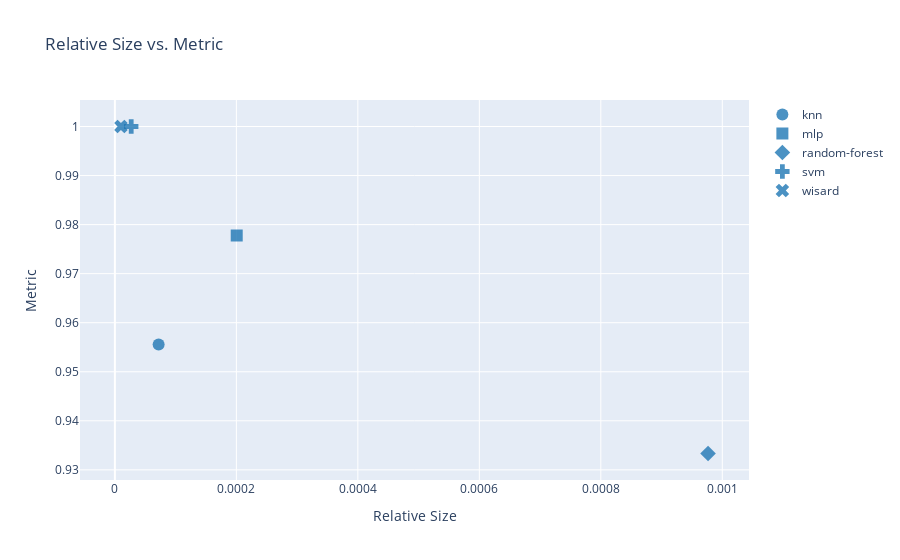

Source (notebook cell):
### Code cell
data = result_df[result_df.dataset == "iris"]

import plotly.express as px
import plotly.graph_objs as go

# Define marker symbols for each model
marker_symbols = {
    "knn": "circle",
    "mlp": "square",
    "random-forest": "diamond",
    "svm": "cross",
    "wisard": "x"
}

# Create trace
traces = []
for model in data['model'].unique():
    model_data = data[data['model'] == model]
    trace = go.Scatter(
        x=model_data['relative size'],
        y=model_data['metric'],
        mode='markers',
        text=model_data['model'],
        marker=dict(
            symbol=marker_symbols[model],
            size=12,
            opacity=0.8,
            color=px.co
        ),
        name=model
    )
    traces.append(trace)

# Create layout
layout = go.Layout(
    title='Relative Size vs. Metric',
    xaxis=dict(title='Relative Size'),
    yaxis=dict(title='Metric'),
    hovermode='closest'
)

# Create figure
fig = go.Figure(data=traces, layout=layout)

# Show plot
fig.show()

### Figure 1 — Plotly figure (JSON) as saved in the notebook; plotly's stock layout.template omitted (floating-point values rounded to 4 significant figures)
{"data": [{"marker": {"color": "rgb(31, 119, 180)", "opacity": 0.8, "size": 12, "symbol": "circle"}, "mode": "markers", "name": "knn", "text": ["knn"], "type": "scatter", "x": [7.201e-05], "y": [0.9556]}, {"marker": {"color": "rgb(31, 119, 180)", "opacity": 0.8, "size": 12, "symbol": "square"}, "mode": "markers", "name": "mlp", "text": ["mlp"], "type": "scatter", "x": [0.0002006], "y": [0.9778]}, {"marker": {"color": "rgb(31, 119, 180)", "opacity": 0.8, "size": 12, "symbol": "diamond"}, "mode": "markers", "name": "random-forest", "text": ["random-forest"], "type": "scatter", "x": [0.0009766], "y": [0.9333]}, {"marker": {"color": "rgb(31, 119, 180)", "opacity": 0.8, "size": 12, "symbol": "cross"}, "mode": "markers", "name": "svm", "text": ["svm"], "type": "scatter", "x": [2.684e-05], "y": [1]}, {"marker": {"color": "rgb(31, 119, 180)", "opacity": 0.8, "size": 12, "symbol": "x"}, "mode": "markers", "name": "wisard", "text": ["wisard"], "type": "scatter", "x": [9.97e-06], "y": [1]}], "layout": {"hovermode": "closest", "title": {"text": "Relative Size vs. Metric"}, "xaxis": {"title": {"text": "Relative Size"}}, "yaxis": {"title": {"text": "Metric"}}}}
